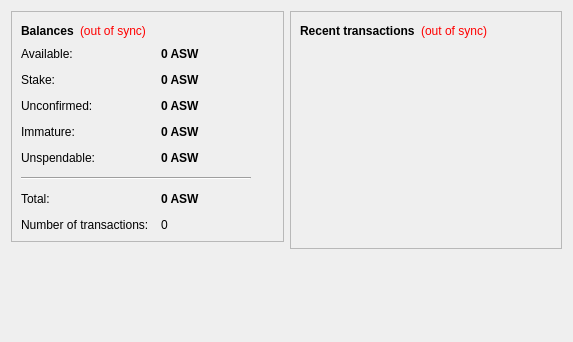
<?xml version="1.0" encoding="UTF-8"?>
<ui version="4.0">
 <class>OverviewPage</class>
 <widget class="QWidget" name="OverviewPage">
  <property name="geometry">
   <rect>
    <x>0</x>
    <y>0</y>
    <width>573</width>
    <height>342</height>
   </rect>
  </property>
  <property name="windowTitle">
   <string>Form</string>
  </property>
  <layout class="QHBoxLayout" name="horizontalLayout" stretch="1,1">
   <item>
    <layout class="QVBoxLayout" name="verticalLayout_2">
     <item>
      <widget class="QFrame" name="frame">
       <property name="frameShape">
        <enum>QFrame::StyledPanel</enum>
       </property>
       <property name="frameShadow">
        <enum>QFrame::Raised</enum>
       </property>
       <layout class="QVBoxLayout" name="verticalLayout_4">
        <item>
         <layout class="QHBoxLayout" name="horizontalLayout_4">
          <item>
           <widget class="QLabel" name="label_5">
            <property name="font">
             <font>
              <weight>75</weight>
              <bold>true</bold>
             </font>
            </property>
            <property name="text">
             <string>Balances</string>
            </property>
           </widget>
          </item>
          <item>
           <widget class="QLabel" name="labelWalletStatus">
            <property name="toolTip">
             <string>The displayed information may be out of date. Your wallet automatically synchronizes with the ASWCoin network after a connection is established, but this process has not completed yet.</string>
            </property>
            <property name="styleSheet">
             <string notr="true">QLabel { color: red; }</string>
            </property>
            <property name="text">
             <string notr="true">(out of sync)</string>
            </property>
            <property name="alignment">
             <set>Qt::AlignLeading|Qt::AlignLeft|Qt::AlignVCenter</set>
            </property>
           </widget>
          </item>
          <item>
           <spacer name="horizontalSpacer_2">
            <property name="orientation">
             <enum>Qt::Horizontal</enum>
            </property>
            <property name="sizeHint" stdset="0">
             <size>
              <width>40</width>
              <height>20</height>
             </size>
            </property>
           </spacer>
          </item>
         </layout>
        </item>
        <item>
         <layout class="QFormLayout" name="formLayout_2">
          <property name="fieldGrowthPolicy">
           <enum>QFormLayout::AllNonFixedFieldsGrow</enum>
          </property>
          <property name="horizontalSpacing">
           <number>12</number>
          </property>
          <property name="verticalSpacing">
           <number>12</number>
          </property>
          <item row="0" column="0">
           <widget class="QLabel" name="labelAvailableText">
            <property name="toolTip">
             <string>Your current available balance</string>
            </property>
            <property name="text">
             <string>Available:</string>
            </property>
           </widget>
          </item>
          <item row="0" column="1">
           <widget class="QLabel" name="labelAvailable">
            <property name="font">
             <font>
              <weight>75</weight>
              <bold>true</bold>
             </font>
            </property>
            <property name="cursor">
             <cursorShape>IBeamCursor</cursorShape>
            </property>
            <property name="toolTip">
             <string>Your current available balance</string>
            </property>
            <property name="text">
             <string notr="true">0 ASW</string>
            </property>
            <property name="alignment">
             <set>Qt::AlignLeading|Qt::AlignLeft|Qt::AlignVCenter</set>
            </property>
            <property name="textInteractionFlags">
             <set>Qt::LinksAccessibleByMouse|Qt::TextSelectableByKeyboard|Qt::TextSelectableByMouse</set>
            </property>
           </widget>
          </item>
          <item row="1" column="0">
           <widget class="QLabel" name="label_6">
            <property name="toolTip">
             <string>Total of coins that was staked, and do not yet count toward the current balance</string>
            </property>
            <property name="text">
             <string>Stake:</string>
            </property>
           </widget>
          </item>
          <item row="1" column="1">
           <widget class="QLabel" name="labelStake">
            <property name="font">
             <font>
              <weight>75</weight>
              <bold>true</bold>
             </font>
            </property>
            <property name="cursor">
             <cursorShape>IBeamCursor</cursorShape>
            </property>
            <property name="toolTip">
             <string>Total of coins that was staked, and do not yet count toward the current balance</string>
            </property>
            <property name="text">
             <string notr="true">0 ASW</string>
            </property>
            <property name="alignment">
             <set>Qt::AlignLeading|Qt::AlignLeft|Qt::AlignVCenter</set>
            </property>
            <property name="textInteractionFlags">
             <set>Qt::LinksAccessibleByMouse|Qt::TextSelectableByKeyboard|Qt::TextSelectableByMouse</set>
            </property>
           </widget>
          </item>
          <item row="2" column="0">
           <widget class="QLabel" name="label_3">
            <property name="toolTip">
             <string>Total of transactions that have yet to be confirmed, and do not yet count toward the current balance</string>
            </property>
            <property name="text">
             <string>Unconfirmed:</string>
            </property>
           </widget>
          </item>
          <item row="2" column="1">
           <widget class="QLabel" name="labelUnconfirmed">
            <property name="font">
             <font>
              <weight>75</weight>
              <bold>true</bold>
             </font>
            </property>
            <property name="cursor">
             <cursorShape>IBeamCursor</cursorShape>
            </property>
            <property name="toolTip">
             <string>Total of transactions that have yet to be confirmed, and do not yet count toward the current balance</string>
            </property>
            <property name="text">
             <string notr="true">0 ASW</string>
            </property>
            <property name="alignment">
             <set>Qt::AlignLeading|Qt::AlignLeft|Qt::AlignVCenter</set>
            </property>
            <property name="textInteractionFlags">
             <set>Qt::LinksAccessibleByMouse|Qt::TextSelectableByKeyboard|Qt::TextSelectableByMouse</set>
            </property>
           </widget>
          </item>
          <item row="3" column="0">
           <widget class="QLabel" name="labelImmatureText">
            <property name="toolTip">
             <string>Mined balance that has not yet matured</string>
            </property>
            <property name="text">
             <string>Immature:</string>
            </property>
           </widget>
          </item>
          <item row="3" column="1">
           <widget class="QLabel" name="labelImmature">
            <property name="font">
             <font>
              <weight>75</weight>
              <bold>true</bold>
             </font>
            </property>
            <property name="toolTip">
             <string>Mined balance that has not yet matured</string>
            </property>
            <property name="text">
             <string notr="true">0 ASW</string>
            </property>
            <property name="alignment">
             <set>Qt::AlignLeading|Qt::AlignLeft|Qt::AlignVCenter</set>
            </property>
            <property name="textInteractionFlags">
             <set>Qt::LinksAccessibleByMouse|Qt::TextSelectableByKeyboard|Qt::TextSelectableByMouse</set>
            </property>
           </widget>
          </item>
          <item row="4" column="0">
           <widget class="QLabel" name="labelBalanceWatchOnlyText">
            <property name="toolTip">
             <string>Your unspendable balance</string>
            </property>
            <property name="text">
             <string>Unspendable:</string>
            </property>
           </widget>
          </item>
          <item row="4" column="1">
           <widget class="QLabel" name="labelBalanceWatchOnly">
            <property name="font">
             <font>
              <weight>75</weight>
              <bold>true</bold>
             </font>
            </property>
            <property name="cursor">
             <cursorShape>IBeamCursor</cursorShape>
            </property>
            <property name="toolTip">
             <string>Your unspendable balance</string>
            </property>
            <property name="text">
             <string notr="true">0 ASW</string>
            </property>
            <property name="alignment">
             <set>Qt::AlignLeading|Qt::AlignLeft|Qt::AlignVCenter</set>
            </property>
            <property name="textInteractionFlags">
             <set>Qt::LinksAccessibleByMouse|Qt::TextSelectableByKeyboard|Qt::TextSelectableByMouse</set>
            </property>
           </widget>
          </item>
          <item row="5" column="0" colspan="2">
           <widget class="Line" name="line">
            <property name="maximumSize">
             <size>
              <width>230</width>
              <height>16777215</height>
             </size>
            </property>
            <property name="orientation">
             <enum>Qt::Horizontal</enum>
            </property>
           </widget>
          </item>
          <item row="6" column="0">
           <widget class="QLabel" name="labelTotalText">
            <property name="toolTip">
             <string>Your current total balance</string>
            </property>
            <property name="text">
             <string>Total:</string>
            </property>
           </widget>
          </item>
          <item row="6" column="1">
           <widget class="QLabel" name="labelTotal">
            <property name="font">
             <font>
              <weight>75</weight>
              <bold>true</bold>
             </font>
            </property>
            <property name="toolTip">
             <string>Your current total balance</string>
            </property>
            <property name="text">
             <string notr="true">0 ASW</string>
            </property>
            <property name="alignment">
             <set>Qt::AlignLeading|Qt::AlignLeft|Qt::AlignVCenter</set>
            </property>
            <property name="textInteractionFlags">
             <set>Qt::LinksAccessibleByMouse|Qt::TextSelectableByKeyboard|Qt::TextSelectableByMouse</set>
            </property>
           </widget>
          </item>
          <item row="7" column="0">
           <widget class="QLabel" name="label_2">
            <property name="toolTip">
             <string>Total number of transactions in wallet</string>
            </property>
            <property name="text">
             <string>Number of transactions:</string>
            </property>
           </widget>
          </item>
          <item row="7" column="1">
           <widget class="QLabel" name="labelNumTransactions">
            <property name="toolTip">
             <string>Total number of transactions in wallet</string>
            </property>
            <property name="text">
             <string notr="true">0</string>
            </property>
           </widget>
          </item>
         </layout>
        </item>
       </layout>
      </widget>
     </item>
     <item>
      <spacer name="verticalSpacer">
       <property name="orientation">
        <enum>Qt::Vertical</enum>
       </property>
       <property name="sizeHint" stdset="0">
        <size>
         <width>20</width>
         <height>40</height>
        </size>
       </property>
      </spacer>
     </item>
    </layout>
   </item>
   <item>
    <layout class="QVBoxLayout" name="verticalLayout_3">
     <item>
      <widget class="QFrame" name="frame_2">
       <property name="frameShape">
        <enum>QFrame::StyledPanel</enum>
       </property>
       <property name="frameShadow">
        <enum>QFrame::Raised</enum>
       </property>
       <layout class="QVBoxLayout" name="verticalLayout">
        <item>
         <layout class="QHBoxLayout" name="horizontalLayout_2">
          <item>
           <widget class="QLabel" name="label_4">
            <property name="text">
             <string>&lt;b&gt;Recent transactions&lt;/b&gt;</string>
            </property>
           </widget>
          </item>
          <item>
           <widget class="QLabel" name="labelTransactionsStatus">
            <property name="toolTip">
             <string>The displayed information may be out of date. Your wallet automatically synchronizes with the ASWCoin network after a connection is established, but this process has not completed yet.</string>
            </property>
            <property name="styleSheet">
             <string notr="true">QLabel { color: red; }</string>
            </property>
            <property name="text">
             <string notr="true">(out of sync)</string>
            </property>
            <property name="alignment">
             <set>Qt::AlignRight|Qt::AlignTrailing|Qt::AlignVCenter</set>
            </property>
           </widget>
          </item>
          <item>
           <spacer name="horizontalSpacer">
            <property name="orientation">
             <enum>Qt::Horizontal</enum>
            </property>
            <property name="sizeHint" stdset="0">
             <size>
              <width>40</width>
              <height>20</height>
             </size>
            </property>
           </spacer>
          </item>
         </layout>
        </item>
        <item>
         <widget class="QListView" name="listTransactions">
          <property name="styleSheet">
           <string notr="true">QListView { background: transparent; }</string>
          </property>
          <property name="frameShape">
           <enum>QFrame::NoFrame</enum>
          </property>
          <property name="verticalScrollBarPolicy">
           <enum>Qt::ScrollBarAlwaysOff</enum>
          </property>
          <property name="horizontalScrollBarPolicy">
           <enum>Qt::ScrollBarAlwaysOff</enum>
          </property>
          <property name="selectionMode">
           <enum>QAbstractItemView::NoSelection</enum>
          </property>
         </widget>
        </item>
       </layout>
      </widget>
     </item>
     <item>
      <spacer name="verticalSpacer_2">
       <property name="orientation">
        <enum>Qt::Vertical</enum>
       </property>
       <property name="sizeHint" stdset="0">
        <size>
         <width>20</width>
         <height>40</height>
        </size>
       </property>
      </spacer>
     </item>
    </layout>
   </item>
  </layout>
 </widget>
 <resources/>
 <connections/>
</ui>
